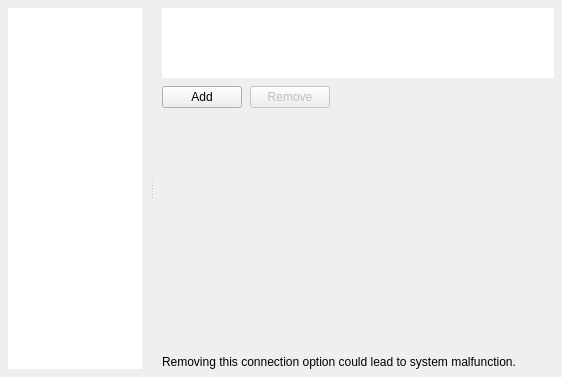
<?xml version="1.0" encoding="UTF-8"?>
<ui version="4.0">
 <class>QnRoutingManagementWidget</class>
 <widget class="QWidget" name="QnRoutingManagementWidget">
  <property name="geometry">
   <rect>
    <x>0</x>
    <y>0</y>
    <width>562</width>
    <height>377</height>
   </rect>
  </property>
  <layout class="QVBoxLayout" name="verticalLayout_3">
   <property name="spacing">
    <number>0</number>
   </property>
   <property name="leftMargin">
    <number>0</number>
   </property>
   <property name="topMargin">
    <number>0</number>
   </property>
   <property name="rightMargin">
    <number>0</number>
   </property>
   <property name="bottomMargin">
    <number>0</number>
   </property>
   <item>
    <widget class="QSplitter" name="splitter">
     <property name="orientation">
      <enum>Qt::Horizontal</enum>
     </property>
     <property name="childrenCollapsible">
      <bool>false</bool>
     </property>
     <widget class="QnPanel" name="serversPanel" native="true">
      <property name="sizePolicy">
       <sizepolicy hsizetype="Preferred" vsizetype="Preferred">
        <horstretch>1</horstretch>
        <verstretch>0</verstretch>
       </sizepolicy>
      </property>
      <property name="minimumSize">
       <size>
        <width>150</width>
        <height>0</height>
       </size>
      </property>
      <layout class="QVBoxLayout" name="verticalLayout">
       <property name="spacing">
        <number>0</number>
       </property>
       <property name="leftMargin">
        <number>8</number>
       </property>
       <property name="topMargin">
        <number>8</number>
       </property>
       <property name="rightMargin">
        <number>8</number>
       </property>
       <property name="bottomMargin">
        <number>8</number>
       </property>
       <item>
        <widget class="QTreeView" name="serversView">
         <property name="frameShape">
          <enum>QFrame::NoFrame</enum>
         </property>
         <property name="rootIsDecorated">
          <bool>false</bool>
         </property>
        </widget>
       </item>
      </layout>
     </widget>
     <widget class="QWidget" name="addressesWidget" native="true">
      <property name="sizePolicy">
       <sizepolicy hsizetype="Preferred" vsizetype="Preferred">
        <horstretch>5</horstretch>
        <verstretch>0</verstretch>
       </sizepolicy>
      </property>
      <property name="minimumSize">
       <size>
        <width>200</width>
        <height>0</height>
       </size>
      </property>
      <layout class="QVBoxLayout" name="addressesLayout" stretch="1,0,0,0">
       <property name="spacing">
        <number>8</number>
       </property>
       <property name="leftMargin">
        <number>8</number>
       </property>
       <property name="topMargin">
        <number>8</number>
       </property>
       <property name="rightMargin">
        <number>8</number>
       </property>
       <property name="bottomMargin">
        <number>8</number>
       </property>
       <item>
        <widget class="QTreeView" name="addressesView">
         <property name="sizePolicy">
          <sizepolicy hsizetype="Expanding" vsizetype="Maximum">
           <horstretch>0</horstretch>
           <verstretch>0</verstretch>
          </sizepolicy>
         </property>
         <property name="frameShape">
          <enum>QFrame::NoFrame</enum>
         </property>
         <property name="sizeAdjustPolicy">
          <enum>QAbstractScrollArea::AdjustToContents</enum>
         </property>
         <property name="rootIsDecorated">
          <bool>false</bool>
         </property>
         <attribute name="headerStretchLastSection">
          <bool>false</bool>
         </attribute>
        </widget>
       </item>
       <item>
        <widget class="QWidget" name="buttonsWidget" native="true">
         <layout class="QHBoxLayout" name="buttonsLayout">
          <property name="spacing">
           <number>8</number>
          </property>
          <property name="leftMargin">
           <number>0</number>
          </property>
          <property name="topMargin">
           <number>0</number>
          </property>
          <property name="rightMargin">
           <number>0</number>
          </property>
          <property name="bottomMargin">
           <number>0</number>
          </property>
          <item>
           <widget class="QPushButton" name="addButton">
            <property name="toolTip">
             <string>Add URL</string>
            </property>
            <property name="text">
             <string>Add</string>
            </property>
           </widget>
          </item>
          <item>
           <widget class="QPushButton" name="removeButton">
            <property name="enabled">
             <bool>false</bool>
            </property>
            <property name="toolTip">
             <string>Remove</string>
            </property>
            <property name="text">
             <string>Remove</string>
            </property>
           </widget>
          </item>
          <item>
           <spacer name="horizontalSpacer">
            <property name="orientation">
             <enum>Qt::Horizontal</enum>
            </property>
            <property name="sizeHint" stdset="0">
             <size>
              <width>40</width>
              <height>20</height>
             </size>
            </property>
           </spacer>
          </item>
         </layout>
        </widget>
       </item>
       <item>
        <spacer name="verticalSpacer">
         <property name="orientation">
          <enum>Qt::Vertical</enum>
         </property>
         <property name="sizeHint" stdset="0">
          <size>
           <width>20</width>
           <height>0</height>
          </size>
         </property>
        </spacer>
       </item>
       <item>
        <widget class="QLabel" name="warningLabel">
         <property name="text">
          <string>Removing this connection option could lead to system malfunction.</string>
         </property>
         <property name="textFormat">
          <enum>Qt::RichText</enum>
         </property>
        </widget>
       </item>
      </layout>
     </widget>
    </widget>
   </item>
  </layout>
 </widget>
 <customwidgets>
  <customwidget>
   <class>QnPanel</class>
   <extends>QWidget</extends>
   <header location="global">ui/widgets/common/panel.h</header>
   <container>1</container>
  </customwidget>
 </customwidgets>
 <resources/>
 <connections/>
</ui>
